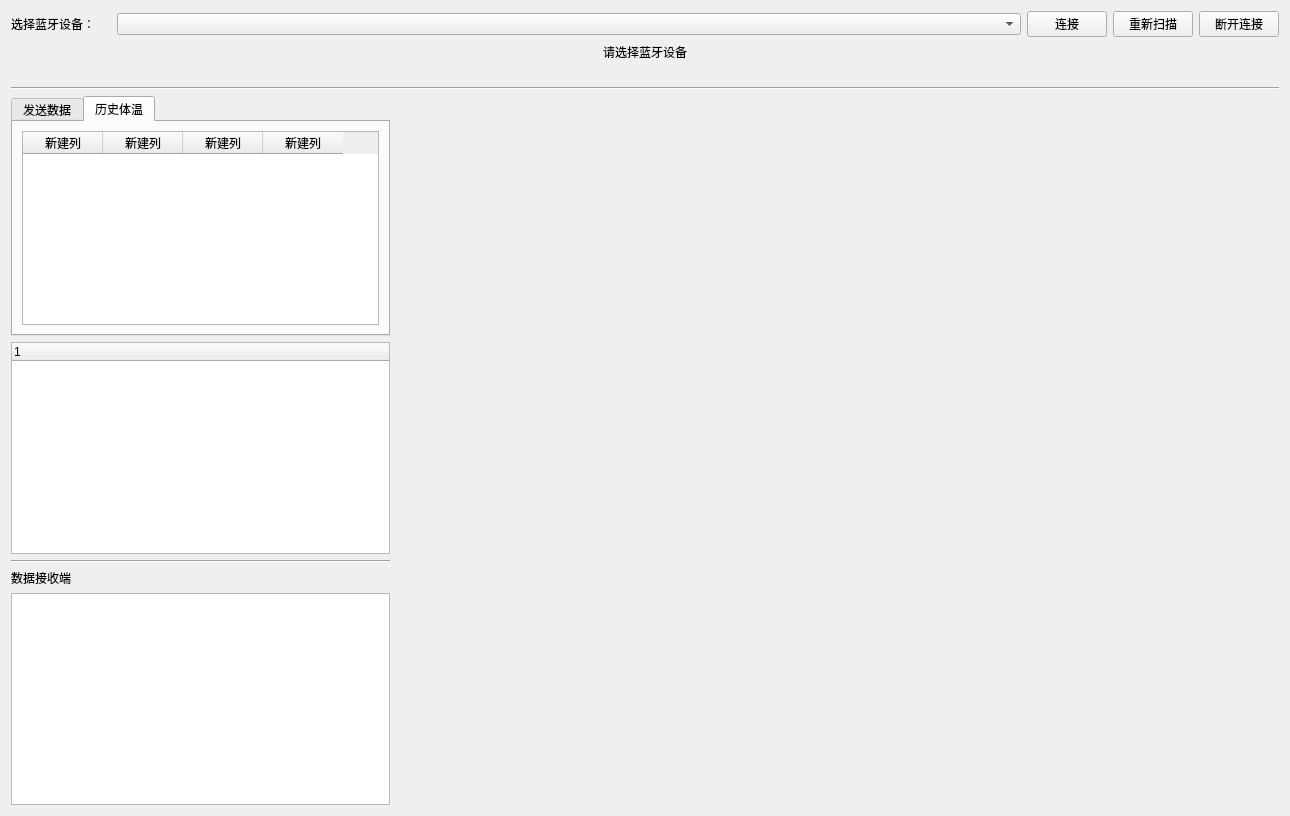
<?xml version="1.0" encoding="UTF-8"?>
<ui version="4.0">
 <class>Form</class>
 <widget class="QWidget" name="Form">
  <property name="geometry">
   <rect>
    <x>0</x>
    <y>0</y>
    <width>1290</width>
    <height>816</height>
   </rect>
  </property>
  <property name="windowTitle">
   <string>Form</string>
  </property>
  <layout class="QVBoxLayout" name="verticalLayout_4">
   <item>
    <layout class="QVBoxLayout" name="verticalLayout_3">
     <item>
      <layout class="QHBoxLayout" name="horizontalLayout" stretch="1,9,0,0,0">
       <item>
        <widget class="QLabel" name="label">
         <property name="text">
          <string>选择蓝牙设备：</string>
         </property>
        </widget>
       </item>
       <item>
        <widget class="QComboBox" name="comboBox"/>
       </item>
       <item>
        <widget class="QPushButton" name="connectButton">
         <property name="text">
          <string>连接</string>
         </property>
        </widget>
       </item>
       <item>
        <widget class="QPushButton" name="scanButton">
         <property name="text">
          <string>重新扫描</string>
         </property>
        </widget>
       </item>
       <item>
        <widget class="QPushButton" name="disconnectButton">
         <property name="text">
          <string>断开连接</string>
         </property>
        </widget>
       </item>
      </layout>
     </item>
     <item>
      <layout class="QVBoxLayout" name="verticalLayout_6">
       <item>
        <widget class="QLabel" name="label_confim">
         <property name="font">
          <font>
           <weight>50</weight>
           <bold>false</bold>
          </font>
         </property>
         <property name="text">
          <string>请选择蓝牙设备</string>
         </property>
         <property name="textFormat">
          <enum>Qt::AutoText</enum>
         </property>
         <property name="alignment">
          <set>Qt::AlignCenter</set>
         </property>
        </widget>
       </item>
       <item>
        <widget class="QLabel" name="label_tip">
         <property name="text">
          <string/>
         </property>
        </widget>
       </item>
      </layout>
     </item>
     <item>
      <widget class="Line" name="line">
       <property name="orientation">
        <enum>Qt::Horizontal</enum>
       </property>
      </widget>
     </item>
    </layout>
   </item>
   <item>
    <layout class="QHBoxLayout" name="horizontalLayout_5" stretch="3,7">
     <item>
      <layout class="QVBoxLayout" name="verticalLayout">
       <item>
        <layout class="QHBoxLayout" name="horizontalLayout_2" stretch="0">
         <item>
          <widget class="QTabWidget" name="tabWidget">
           <property name="currentIndex">
            <number>1</number>
           </property>
           <widget class="QWidget" name="tab">
            <attribute name="title">
             <string>发送数据</string>
            </attribute>
            <layout class="QVBoxLayout" name="verticalLayout_5">
             <item>
              <widget class="QPlainTextEdit" name="sendTextEdit"/>
             </item>
            </layout>
           </widget>
           <widget class="QWidget" name="tab_2">
            <attribute name="title">
             <string>历史体温</string>
            </attribute>
            <layout class="QHBoxLayout" name="horizontalLayout_8">
             <item>
              <widget class="QTableWidget" name="tableWidget">
               <attribute name="horizontalHeaderDefaultSectionSize">
                <number>80</number>
               </attribute>
               <column>
                <property name="text">
                 <string>新建列</string>
                </property>
               </column>
               <column>
                <property name="text">
                 <string>新建列</string>
                </property>
               </column>
               <column>
                <property name="text">
                 <string>新建列</string>
                </property>
               </column>
               <column>
                <property name="text">
                 <string>新建列</string>
                </property>
               </column>
              </widget>
             </item>
            </layout>
           </widget>
          </widget>
         </item>
        </layout>
       </item>
       <item>
        <widget class="QTreeWidget" name="treeWidget">
         <column>
          <property name="text">
           <string notr="true">1</string>
          </property>
         </column>
        </widget>
       </item>
       <item>
        <widget class="Line" name="line_2">
         <property name="orientation">
          <enum>Qt::Horizontal</enum>
         </property>
        </widget>
       </item>
       <item>
        <widget class="QLabel" name="label_3">
         <property name="text">
          <string>数据接收端</string>
         </property>
        </widget>
       </item>
       <item>
        <layout class="QVBoxLayout" name="verticalLayout_2" stretch="0">
         <property name="spacing">
          <number>0</number>
         </property>
         <item>
          <widget class="QTextBrowser" name="recv_textBrowser">
           <property name="sizePolicy">
            <sizepolicy hsizetype="Expanding" vsizetype="Expanding">
             <horstretch>0</horstretch>
             <verstretch>3</verstretch>
            </sizepolicy>
           </property>
          </widget>
         </item>
        </layout>
       </item>
      </layout>
     </item>
     <item>
      <layout class="QHBoxLayout" name="horizontalLayout_3">
       <item>
        <widget class="QWidget" name="widget" native="true"/>
       </item>
      </layout>
     </item>
    </layout>
   </item>
  </layout>
 </widget>
 <resources/>
 <connections/>
</ui>
